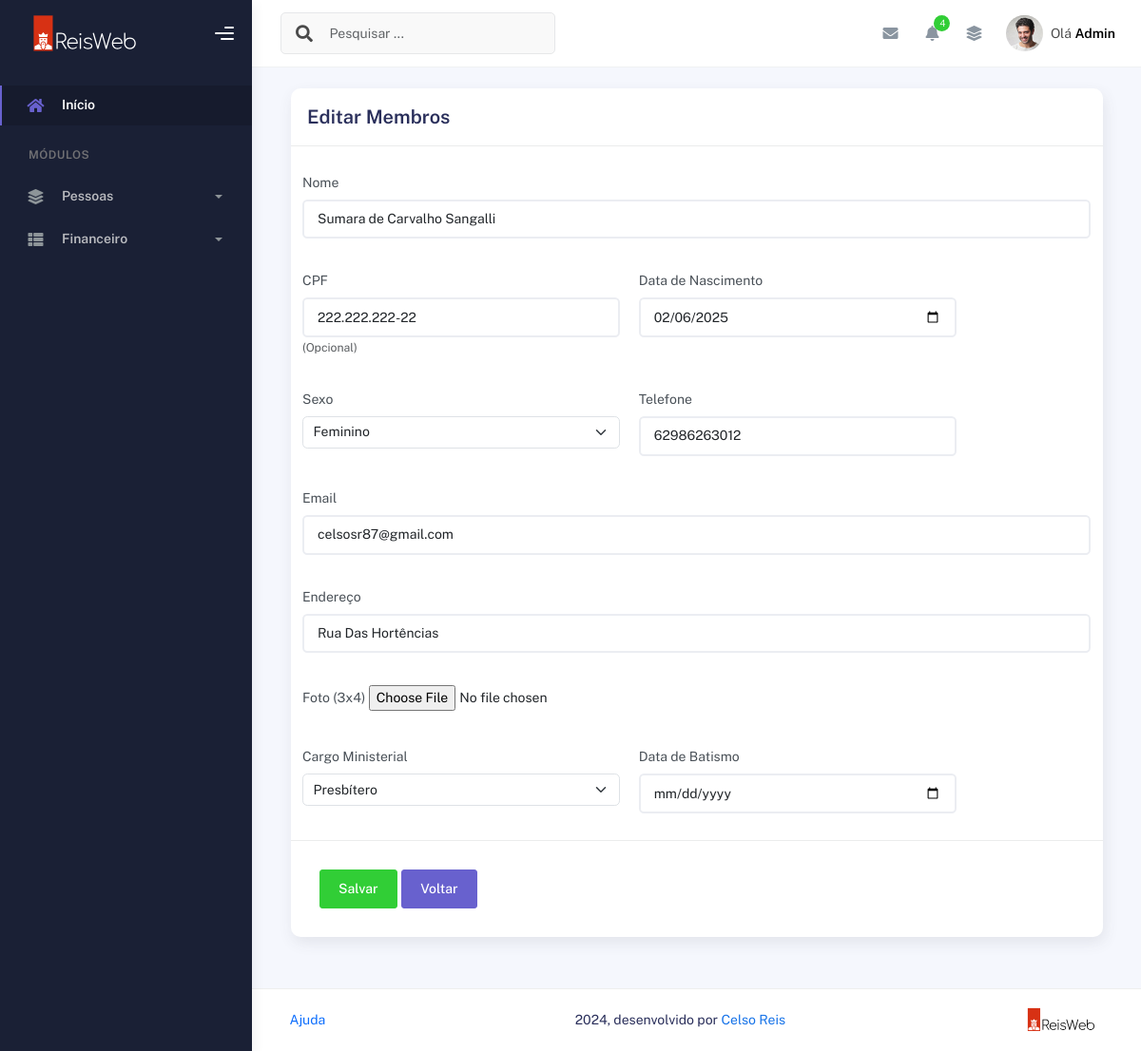
The page /membros/editar/23/ (signed in) on the database as committed earlier.
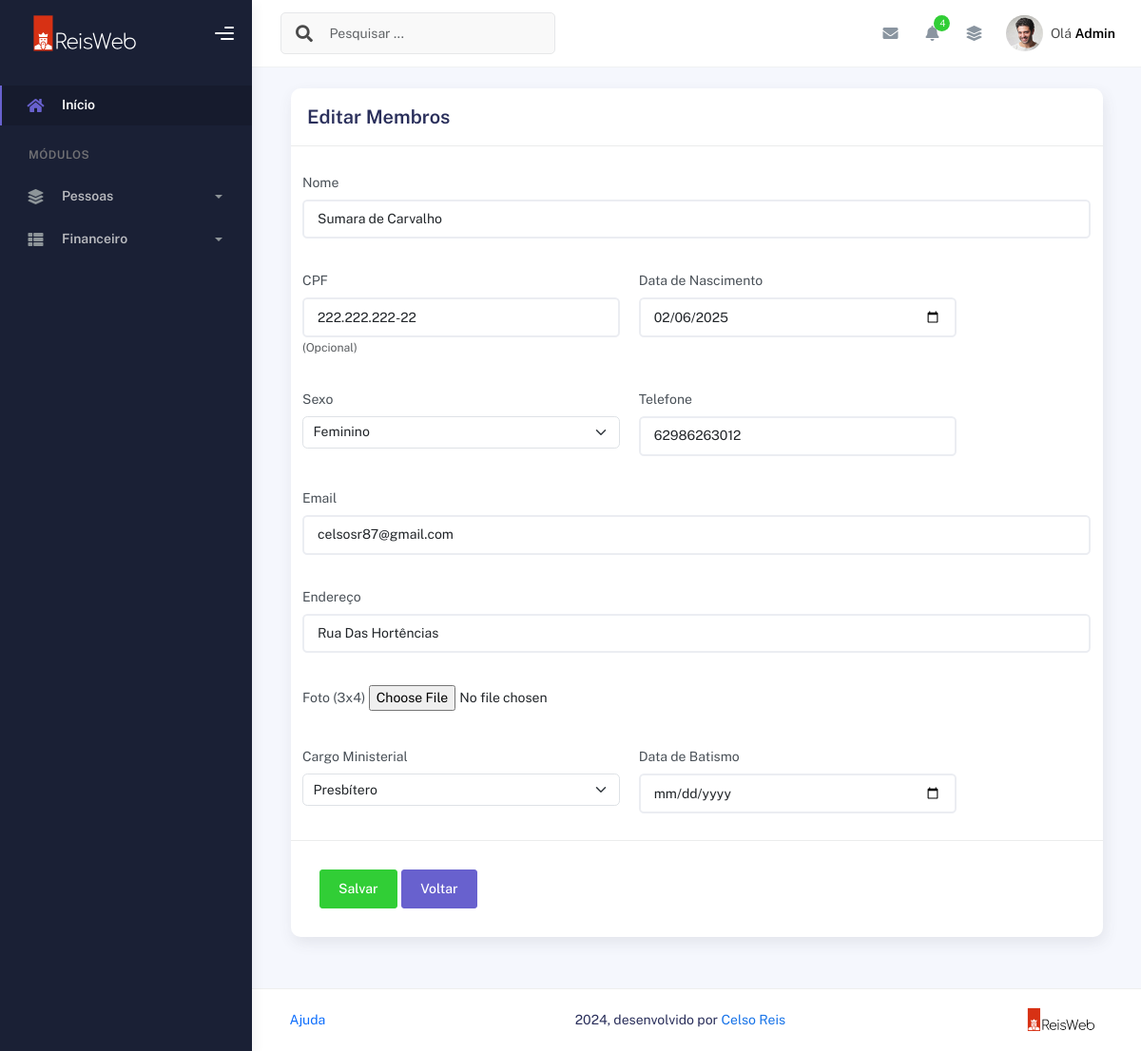
The same page on the database as committed later.
### plataformaigreja/models.py (models this page shows, shortened)
class Membros(models.Model):
    choices_sexo = (('F', 'Feminino'),
                    ('M', 'Masculino'))
    choices_cargo = (('A', 'Auxiliar'),
                     ('C', 'Congregado'),
                     ('Cr', 'Crianças'),
                     ('Da', 'Diaconisa'),
                     ('D', 'Diácono'),
                     ('E', 'Evangelista'),
                     ('J', 'Jovem'),
                     ('Mb', 'Membro'),
                     ('Mi', 'Missionário(a)'),
                     ('Pr', 'Pastor'),
                     ('P', 'Presbítero'))
    nome = models.CharField(max_length=50)
    sexo = models.CharField(max_length=1, choices=choices_sexo)
    cpf = models.CharField(max_length=20, blank=True, null=True)
    email = models.EmailField(blank=True, null=True)
    telefone = models.CharField(max_length=19, blank=True, null=True)
    endereco = models.CharField(max_length=100, blank=True, null=True)
    foto = models.ImageField(upload_to="img_membros", null=True, blank=True)
    data_nascimento = models.DateField(null=True, blank=True)
    data_batismo = models.DateField(null=True, blank=True)
    cargo = models.CharField(max_length=2, choices=choices_cargo)
    pastor = models.ForeignKey(
        User,
        on_delete=models.CASCADE
    )

### plataformaigreja/views.py (the view, shortened to what this page needs)
# urls.py: path('membros/editar/<int:id>/', views.atualizar_membro, name='editar_membro'),
@login_required(login_url='/usuarios/login')
def atualizar_membro(request, id):
    membro = get_object_or_404(Membros, id=id, pastor=request.user)
    if request.method == "GET":
        return render(request, 'editar_membro.html', {'membro': membro})

### plataformaigreja/templates/editar_membro.html (shortened to what the changed rows need)
{% extends "bases/base_plataformaigreja.html" %}
{% load static %}
{% block 'conteudo' %}
        <div class="container">
          <div class="page-inner">
            <div class="row g-3">
              <div class="col-md-12">
                <div class="card">
                  <div class="card-body">
                    <div class="row">
                      <div class="col-md-6 col-lg-12">
                          <form class="row g-3" method="post" enctype="multipart/form-data">{% csrf_token %}
                            <div class="form-group">
                            <label for="nome">Nome</label>
                            <input
                              type="text"
                              class="form-control"
                              id="nome"
                              name="nome"
                              value="{{ membro.nome }}"
                            />
                          </div>
                          <div class=" col-md-5 form-group">
                            <label for="cpf">CPF</label>
                            <input
                              type="text"
                              class="form-control"
                              id="cpf"
                              name="cpf"
                              value="{{ membro.cpf }}"
                            />
                            <small id="cpf2" class="form-text text-muted"
                              >(Opcional)</small
                            >
                          </div>
                          <div class="col-md-5 form-group">
                            <label for="data_nascimento">Data de Nascimento</label>
                            <input
                              type="date"
                              class="form-control"
                              id="data_nascimento"
                              name="data_nascimento"
                              value="{{ membro.data_nascimento | date:'Y-m-d' }}"
                            />
                          </div>
                          <div class="col-md-5 form-group">
                            <label for="sexo"
                              >Sexo</label
                            >
                            <select
                              class="form-select"
                              id="sexo"
                              name="sexo"
                            >
                            <option value="F" {% if membro.sexo == 'F' %}selected{% endif %}>Feminino</option>
                            </select>
                          </div>
                          <div class="col-md-5 form-group">
                            <label for="telefone">Telefone</label>
                            <input
                              type="phone2numeric"
                              class="form-control"
                              id="telefone"
                              name="telefone"
                              value="{{ membro.telefone }}"
                            />
                          </div>
                          <div class="form-group">
                            <label for="email">Email</label>
                            <input
                              type="email"
                              class="form-control"
                              id="email"
                              name="email"
                              value="{{ membro.email }}"
                            />
                          </div>
                          <div class="form-group">
                            <label for="endereco">Endereço</label>
                            <input
                              type="text"
                              class="form-control"
                              id="endereco"
                              name="endereco"
                              value="{{ membro.endereco }}"
                            />
                          </div>
                          <div class="col-md-5 form-group">
                            <label for="cargo"
                              >Cargo Ministerial</label
                            >
                            <select
                              class="form-select"
                              id="cargo"
                              name="cargo"
                              required
                            >
                            {% for value, label in membro.choices_cargo %}
                                <option value="{{ value }}" {% if membro.cargo == value %}selected{% endif %}>{{ label }}</option>
                            {% endfor %}
                            </select>
                          </div>
                        </div>
                      </div>
                    </div>
                  </div>
                </div>
              </div>
            </div>
          </div>
{% endblock %}

Rows that differ between the two databases and show on the page:
changed Membros "Feminino": nome "Sumara de Carvalho Sangalli" → "Sumara de Carvalho"
